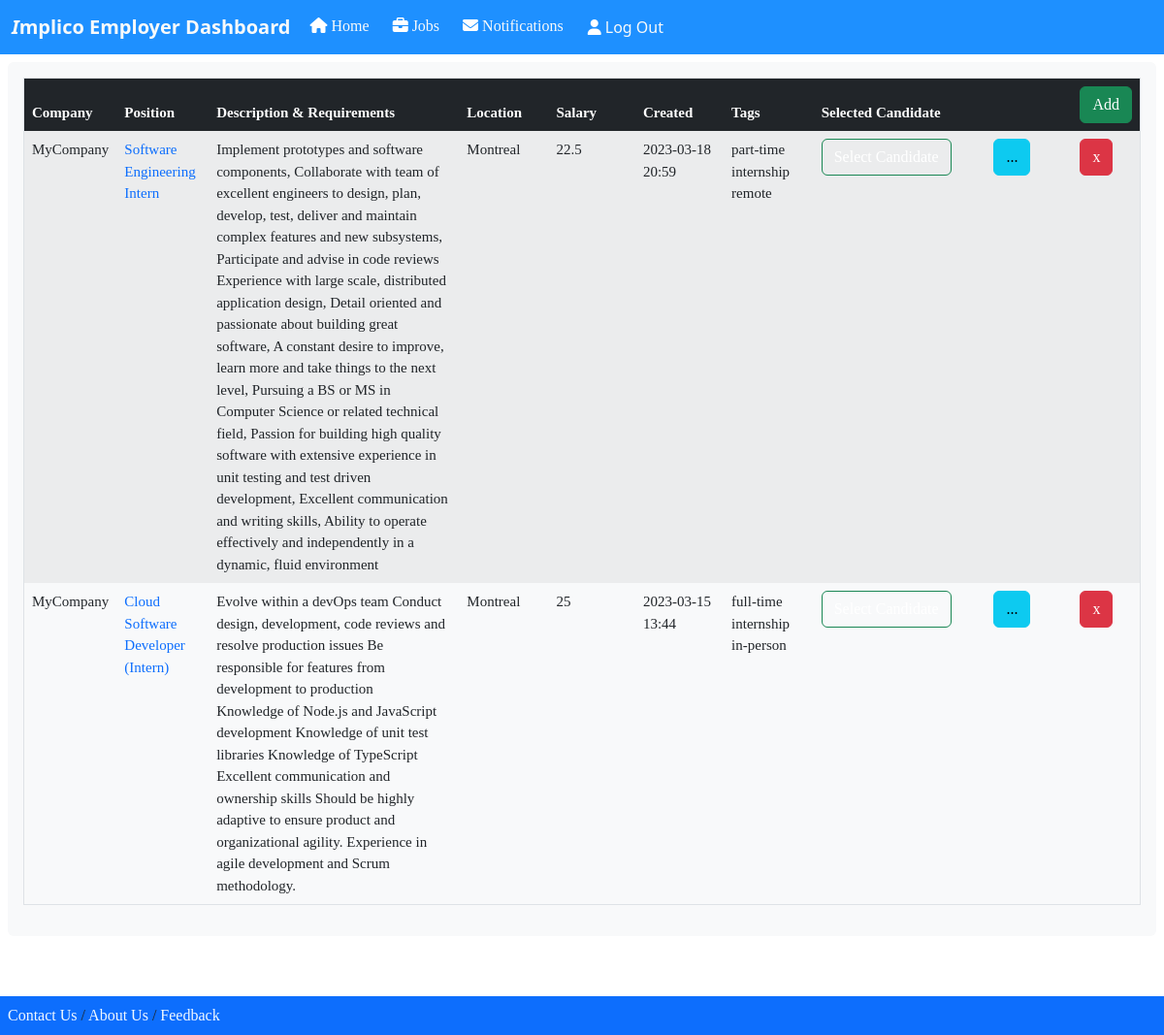
Screenshot of /jobDashboardHTML.html (signed in) with the database file from the repository.
### tables this page shows
CREATE TABLE JobPostings (jobKey NUMBER, userID NUMBER, title TEXT, company TEXT, jobDescription TEXT, requirements TEXT, workLocation TEXT, salary NUMBER, tags TEXT, creationDate TEXT, selectedCandidate TEXT, PRIMARY KEY(jobKey), FOREIGN KEY(userID) REFERENCES LoginInfo(userKey));

### Implico/employerDashboard.py (the view, shortened to what this page needs)
@employerDashboard.route('/jobDashboardHTML.html', methods = ['GET','POST'])
def jobDashboard():
    if request.method == 'POST' and request.form.get("logout")!=None:
        logout()
        return render_template('home.html', boolean=True)
    elif request.method == 'GET':
        if(session.get("userID") == None or session.get("userType") == "student" or session.get("userType") == "admin"):
            if(session.get("userID") == None):
                return redirect("/loginHTML.html")
            elif session.get("userType") == "student":
                return redirect("/viewJobPosting.html")
            else:
                return redirect("/adminJobDashboard.html")
        else:
            conn = sqlite3.connect("data.db")
            c = conn.cursor()
            jobPostings = c.execute("SELECT * FROM JobPostings WHERE userID=" + str(session["userID"]) + "" ).fetchall()
            return render_template("jobDashboardHTML.html", jobPostings = jobPostings)

### Implico/templates/jobDashboardHTML.html (shortened to what this page needs)
<!DOCTYPE html>
<html>
  <head>
    <link rel="stylesheet" href="{{ url_for('static', filename='css/jobDashboardCSS.css') }}"/>
    <link rel="stylesheet" href="https://cdnjs.cloudflare.com/ajax/libs/font-awesome/4.7.0/css/font-awesome.min.css"/>
        <link href="https://cdn.jsdelivr.net/npm/bootstrap@5.2.3/dist/css/bootstrap.min.css" rel="stylesheet">
  </head>
  <body class="position-relative">
        <nav class="navbar navbar-expand-lg sticky-top" style="background-color:#1E90FF;">
          <div class="container-fluid">
              <a class="navbar-brand text-light" href="../indexEmployer.html"><b><i>I</i>mplico Employer Dashboard</b></a>
              <div class="collapse navbar-collapse" id="navbarSupportedContent">
                  <ul class="navbar-nav me-auto mb-2 mb-lg-0">
                      <li class="nav-item mx-1">
                          <a class="nav-link active text-light" href="../indexEmployer.html"><i class="fa-solid fa-house" style="color: #ffffff;"></i> Home</a>
                      </li>
                      <li class="nav-item mx-1">
                          <a class="nav-link text-light" href="../jobDashboardHTML.html"><i class="fa-solid fa-briefcase" style="color: #ffffff;"></i> Jobs</a>
                      </li>
                      <li class="nav-item mx-1">
                          <a class="nav-link text-light" href="../notification.html"><i class="fa-solid fa-envelope" style="color: #ffffff;"></i> Notifications</a>
                      </li>
                      <li class="nav-item mx-1">
                          <form method="POST">
                              <button type="submit" name="logout" class="nav-link text-light btn btn-link">
                                  <i class="fa-solid fa-user" style="color: #ffffff;"></i> Log Out
                              </button>
                          </form>
                      </li>
                  </ul>
              </div>
          </div>
      </nav>
        <div class="row bg-light rounded p-3 m-2 h-95">
          <table class="table table-responsive table-borderless table-striped table-hover rounded">
              <thead>
                  <tr class="bg-dark text-white fw-bold">
                      <th class="col-1 ms-1">Company</th>
                      <th class="col-1">Position</th>
                      <th class="col-3">Description & Requirements</th>
                      <th class="col-1">Location</th>
                      <th class="col-1">Salary</th>
                      <th class="col-1">Created</th>
                      <th class="col-1">Tags</th>
                      <th class="col-2">Selected Candidate</th>
                      <th class="col-1"></th>
                      <th class="col-1"><form method="POST"><button type="submit" name="Add" class="btn btn-success">Add</form></th>
                  </tr>
              </thead>
              <tbody>
                {% for jobPosting in jobPostings %}
                <tr>
                  <td>{{jobPosting[3]}}</td>
                  <td><a href="#">{{jobPosting[2]}}</a></td>
                  <td>{{jobPosting[4]}}<br/>{{jobPosting[5]}}</td>
                  <td>{{jobPosting[6]}}</td>
                  <td>{{jobPosting[7]}}</td>
                  <td>{{jobPosting[9]}}</td>
                  <td>{{jobPosting[8]}}</td>
                  <td><a class="btn btn-success" href="../jobApplicantsEmployer.html">Select Candidate</a></td>
                  <td><form method="POST">
                    <button type="submit" class="btn btn-info" href="../editJobEmployer.html">...</a>
                    </form></td>
                  <td><form method="POST">
                    <button type="submit" class="btn btn-danger" type="button">x</button>
                  </form></td>
                </tr>
                {% endfor %}
              </tbody>
        </table>
      </div>
      <br>
      <footer class="container-fluid bg-primary card-footer p-2 position-absolute bottom-0 start-50 translate-middle-x" style="bottom: 0px;">
        <a href="mailto:implico.web@gmail.com" style="color:aliceblue; text-decoration: none;">Contact Us</a> /
        <a href="../aboutUs.html" style="color:aliceblue; text-decoration: none;">About Us</a> /
        <a href="../submitFeedback.html" style="color:aliceblue; text-decoration: none;">Feedback</a>
    </footer>
  </body>
</html>

### Implico/static/css/jobDashboardCSS.css (style rules this page uses)
body { margin-top: 50px; }
ul { overflow: hidden; list-style-type: none; margin-left: -8px; margin-top: -50px; padding: 0; width:100%; background-color: dodgerblue; position: fixed; }
li { display: inline; }
li a { color:aliceblue; display: block; padding: 20px 15px; font-family: Verdana; float:right; }
a:link { background-color: transparent; text-decoration: none; }
footer { position: absolute; font-family: Verdana; color:aliceblue; width:100%; background-color: darkblue; margin-left: -50px; margin-bottom: -70px; bottom:0; padding: 20px 50px; }
table { width: 95%; margin-left:auto; margin-right:auto; border: 1px solid black; border-collapse: collapse; font-family: Verdana; font-size: 15px; }
th { border: 1px solid black; border-collapse: collapse; background-color: powderblue; padding: 5px 0px; width:10%; }
td { border: 1px solid black; border-collapse: collapse; }

### rows the page displays
JobPostings: company "MyCompany", title "Software Engineering Intern", jobDescription "Implement prototypes and software components, Collaborate with team of excellent engineers to design, plan, develop, test, deliver and maintain complex features and new subsystems, Participate and advise in code reviews", requirements "Experience with large scale, distributed application design, Detail oriented and passionate about building great software, A constant desire to improve, learn more and take things to the next level, Pursuing a BS or MS in Computer Science or related technical field, Passion for building high quality software with extensive experience in unit testing and test driven development, Excellent communication and writing skills, Ability to operate effectively and independently in a dynamic, fluid environment", workLocation "Montreal", salary "22.5", creationDate "2023-03-18 20:59", tags "part-time internship remote"
JobPostings: company "MyCompany", title "Cloud Software Developer (Intern)", jobDescription "Evolve within a devOps team Conduct design, development, code reviews and resolve production issues Be responsible for features from development to production", requirements "Knowledge of Node.js and JavaScript development Knowledge of unit test libraries Knowledge of TypeScript Excellent communication and ownership skills Should be highly adaptive to ensure product and organizational agility. Experience in agile development and Scrum methodology.", workLocation "Montreal", salary "25", creationDate "2023-03-15 13:44", tags "full-time internship in-person"
